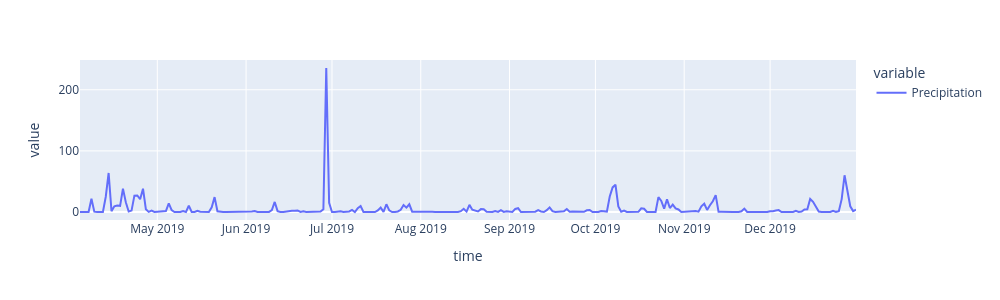

The cell this chart's notebook holds for it:
### Markdown cell above
**Plot**

### Code cell
fig = px.line(df_subset_prec)
fig.update_layout(width=1000,height=300,)
fig.show()

### Figure 1 — Plotly figure (JSON) as saved in the notebook; plotly's stock layout.template omitted (floating-point values rounded to 4 significant figures; data arrays with more than 128 entries replaced by an {"elided": "..."} marker saying what was removed)
{"data": [{"hovertemplate": "variable=Precipitation<br>time=%{x}<br>value=%{y}<extra></extra>", "legendgroup": "Precipitation", "line": {"color": "#636efa", "dash": "solid"}, "marker": {"symbol": "circle"}, "mode": "lines", "name": "Precipitation", "orientation": "v", "showlegend": true, "type": "scatter", "x": {"elided": "272 str values"}, "xaxis": "x", "y": {"elided": "272 float values"}, "yaxis": "y"}], "layout": {"height": 300, "legend": {"title": {"text": "variable"}, "tracegroupgap": 0}, "margin": {"t": 60}, "width": 1000, "xaxis": {"anchor": "y", "domain": [0, 1], "title": {"text": "time"}}, "yaxis": {"anchor": "x", "domain": [0, 1], "title": {"text": "value"}}}}
